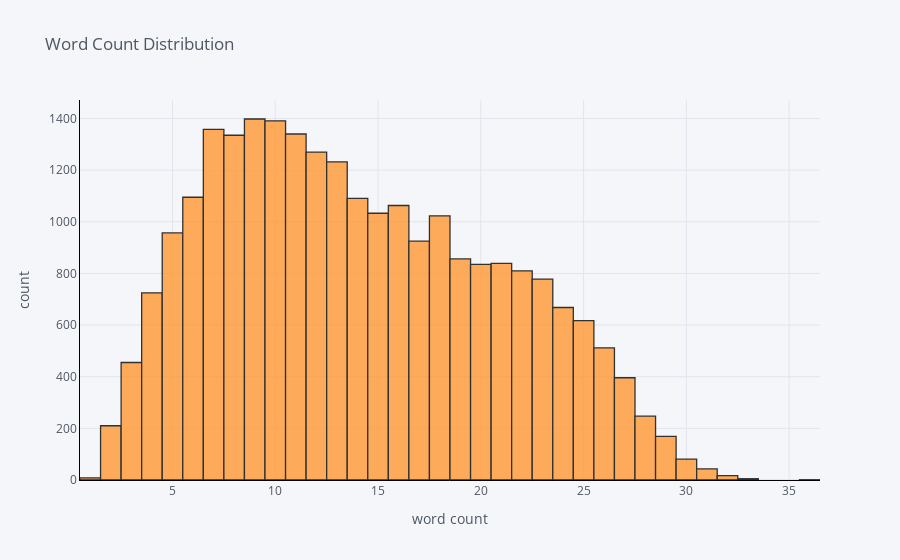

Notebook code cell kept with this figure:
### Code cell
# create visualization for word count distribution
df['word_ct'].iplot(
    kind='hist',
    bins=40,
    xTitle='word count',
    linecolor='black',
    yTitle='count',
    title='Word Count Distribution')

### Figure 1 — Plotly figure (JSON) as saved in the notebook; plotly's stock layout.template omitted (floating-point values rounded to 4 significant figures; data arrays with more than 128 entries replaced by an {"elided": "..."} marker saying what was removed)
{"data": [{"histfunc": "count", "histnorm": "", "marker": {"color": "rgba(255, 153, 51, 1.0)", "line": {"color": "#000000", "width": 1.3}}, "name": "word_ct", "nbinsx": 40, "opacity": 0.8, "orientation": "v", "type": "histogram", "x": {"elided": "24783 int values"}}], "layout": {"barmode": "overlay", "legend": {"bgcolor": "#F5F6F9", "font": {"color": "#4D5663"}}, "paper_bgcolor": "#F5F6F9", "plot_bgcolor": "#F5F6F9", "title": {"font": {"color": "#4D5663"}, "text": "Word Count Distribution"}, "xaxis": {"gridcolor": "#E1E5ED", "linecolor": "black", "showgrid": true, "tickfont": {"color": "#4D5663"}, "title": {"font": {"color": "#4D5663"}, "text": "word count"}, "zerolinecolor": "#E1E5ED"}, "yaxis": {"gridcolor": "#E1E5ED", "linecolor": "black", "showgrid": true, "tickfont": {"color": "#4D5663"}, "title": {"font": {"color": "#4D5663"}, "text": "count"}, "zerolinecolor": "#E1E5ED"}}}
